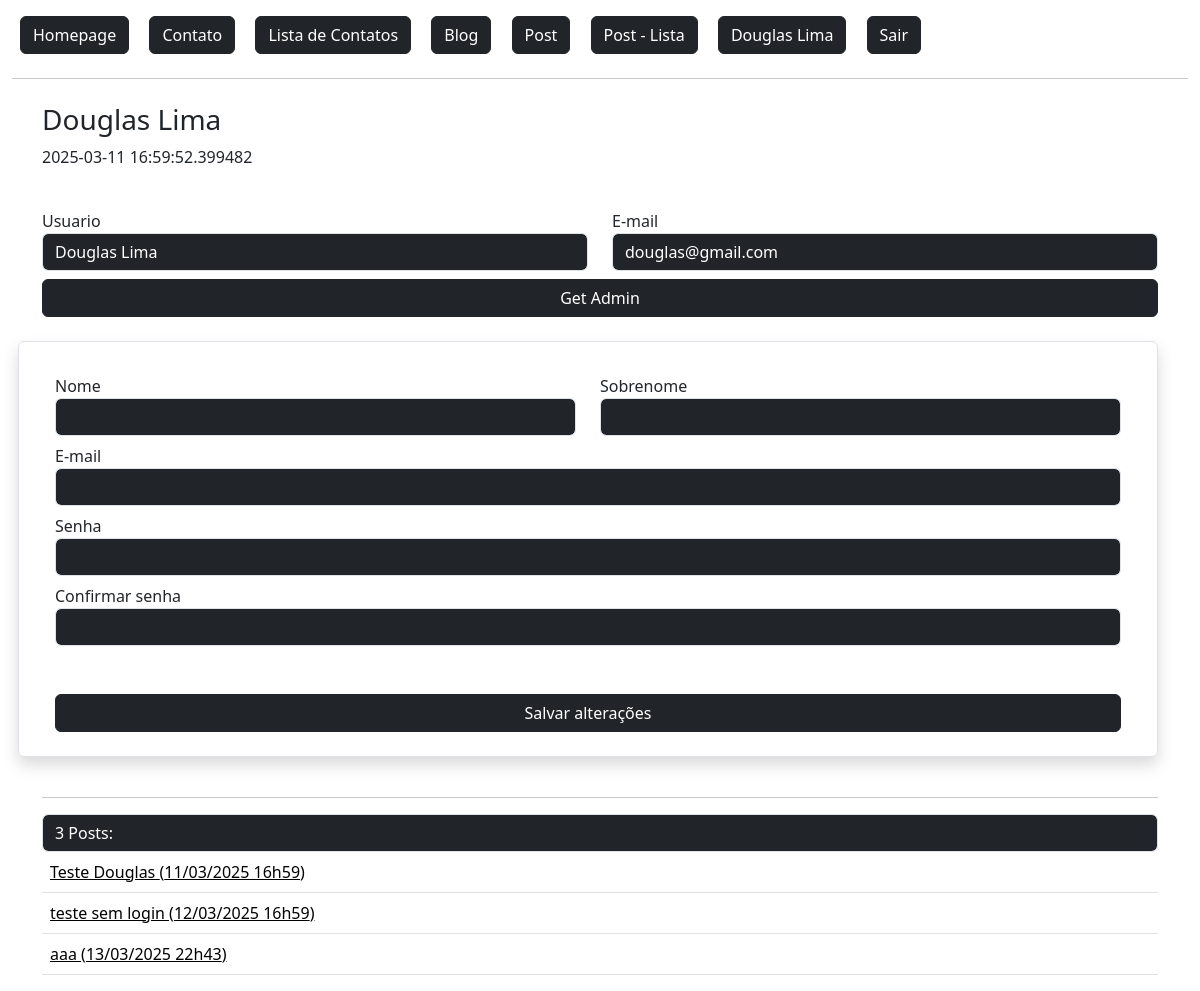
Screenshot of /dashboard/ (signed in) with the database file from the repository.
### flaskLearn/models.py (models this page shows, shortened)
class User(db.Model, UserMixin):
    id = db.Column(db.Integer, primary_key=True)
    admin = db.Column(db.Boolean, default=False)
    nome = db.Column(db.String, nullable=True)
    sobrenome = db.Column(db.String, nullable=True)
    email = db.Column(db.String, nullable=True)
    senha = db.Column(db.String, nullable=True)
    data_cadastro = db.Column(db.DateTime, default=datetime.now())
    posts = db.relationship('Post', backref='user', lazy=True) #É a tabela referenciada. (um usuario pode ter varios posts)
    post_comentarios = db.relationship('PostComentarios', backref='user', lazy=True) #É a tabela referenciada. (um usuario pode ter varios posts)

class Post(db.Model):
    id = db.Column(db.Integer, primary_key=True)
    data_criacao = db.Column(db.DateTime, default=datetime.now())
    titulo = db.Column(db.String, nullable=True)
    mensagem = db.Column(db.String, nullable=True)
    user_id = db.Column(db.Integer, db.ForeignKey('user.id'), nullable=True) #Tabela que referencia a tabela usuário
    comentarios = db.relationship('PostComentarios', backref='post', lazy=True) #É a tabela referenciada. (um usuario pode ter varios posts)
    def data_resumo(self):
        data = str(self.data_criacao)[:16].replace(":", "h")
        data = data.replace("-", "/")
        dataOrdem = data[8:10] + "/" + data[5:8] + data[:4] + data[10:]
        return dataOrdem

### flaskLearn/routes.py (the view)
@app.route('/dashboard/', methods=['GET', 'POST'])
@login_required                 # Exige login do usuário.
def dashboard():
    lenPosts = len(current_user.posts)
    obj = User.query.get(current_user.id)
    form = AlterUserForm()
    admform = AdminForm()
    context = {
        'lenPosts': lenPosts
    }
    if form.validate_on_submit():
        form.save()
        return redirect(url_for('dashboard'))
    if admform.validate_on_submit():
        admform.save()
        return redirect(url_for('dashboard'))
    return render_template('login/dashboard.html', obj=obj, context=context, form=form, admform=admform)

### flaskLearn/forms.py (shortened to what this page needs)
class AlterUserForm(FlaskForm):
    nome = StringField('Nome')
    sobrenome = StringField('Sobrenome')
    email = StringField('E-mail', validators=[Email()])
    senha = PasswordField('Senha')
    confirmacao_senha = PasswordField('Confirmar senha', validators=[EqualTo('senha')])
    btnSubmit = SubmitField('Salvar alterações')

class AdminForm(FlaskForm):
    btnSubmit = SubmitField('Get Admin')

### flaskLearn/models.py (called while the page is built)
@login_manager.user_loader # Retorna sessao do usuario no controle de login
def load_user(user_id):
    return User.query.get(user_id)

### flaskLearn/templates/login/dashboard.html (shortened to what this page needs)
{% extends 'baseTemplate/base.html' %}
{% block content %}
{% include 'baseTemplate/nav.html' %}
<div class="container mt-4">
    <div class="row">
        <h3>{{ obj.nome }} {{ obj.sobrenome }}</h3>
        <p>{{ obj.data_cadastro }}</p>
        <div class="col-md-6 mt-4">
            Usuario
            <input type="text" value="{{ obj.nome }} {{ obj.sobrenome }}" class="form-control bg-dark text-white" readonly>
        </div>
        <div class="col-md-6 mt-4">
            E-mail
            <input type="text" value="{{ obj.email }}" class="form-control bg-dark text-white" readonly>
        </div>
        <form action="" method="post">
            {{ admform.btnSubmit(class="btn btn-dark mt-2 col-12") }}
        </form>
        <form action="" method="post" class="row mt-4 p-4 rounded border shadow">
            <div class="col-md-6 mt-2">
                {{ form.nome.label() }}
                {{ form.nome(class="form-control col-6 bg-dark text-white") }}
            </div>
            <div class="col-md-6 mt-2">
                {{ form.sobrenome.label() }}
                {{ form.sobrenome(class="form-control col-6 bg-dark text-white")}}
            </div>
            <div class="col-12 mt-2">
                {{ form.email.label() }}
                {{ form.email(class="form-control col-12 bg-dark text-white")}}
            </div>
            <div class="col-12 mt-2">
                {{ form.senha.label() }}
                {{ form.senha(class="form-control col-12 bg-dark text-white")}}
            </div>
            <div class="col-12 mt-2">
                {{ form.confirmacao_senha.label() }}
                {{ form.confirmacao_senha(class="form-control col-12 bg-dark text-white")}}
            </div>
            <div class="col-12 mt-4">
                {{ form.btnSubmit(class="btn btn-dark mt-4 col-12")}}
            </div>
        </form>
        <div class="col-12 mt-4">
            <hr>
            <input type="text" value="{{ context.lenPosts }} Posts:" class="form-control bg-dark text-white" readonly></input>
            <table class="table">
                <tbody>
                    {% for post in range(context.lenPosts) %}
                        <tr>
                            <td>
                                <a href="{{ url_for('postDetail', id=current_user.posts[post].id) }}" class="text-black text-decoration-black">
                                    {{ current_user.posts[post].titulo }}  ({{ current_user.posts[post].data_resumo() }})
                                </a>
                            </td>
                        </tr>
                    {% endfor %}
                </tbody>
            </table>
        </div>
    </div>
</div>
{% endblock %}

### flaskLearn/templates/baseTemplate/nav.html
<a href="{{url_for('homepage')}}" class="btn btn-dark m-2">
    Homepage
</a>
<a href="{{url_for('contato')}}" class="btn btn-dark m-2">
    Contato
</a>
<a href="{{url_for('contatoLista')}}" class="btn btn-dark m-2">
    Lista de Contatos
</a>
<a href="{{url_for('editorBlog')}}" class="btn btn-dark m-2">
    Blog
</a>
<a href="{{url_for('postNovo')}}" class="btn btn-dark m-2">
    Post
</a>
<a href="{{url_for('postLista')}}" class="btn btn-dark m-2">
    Post - Lista
</a>
{% if current_user.is_authenticated %}
    <a href="{{ url_for('dashboard') }}" class="btn btn-dark m-2">
        {{ current_user.nome }} {{ current_user.sobrenome }}
    </a>
    <a href="{{ url_for('logout') }}" class="btn btn-dark m-2">
        Sair
    </a>
{% else %}
    <a href="{{url_for('login')}}" class="btn btn-dark m-2">
        Login
    </a>
{% endif %}
<hr>

### rows the page displays
User: nome "Douglas", sobrenome "Lima", data_cadastro "2025-03-11 16:59:52.399482", nome "Douglas Lima", email "douglas@gmail.com"
Post: titulo "Teste Douglas", data_criacao "11/03/2025 16h59"
Post: titulo "teste sem login", data_criacao "12/03/2025 16h59"
Post: titulo "aaa", data_criacao "13/03/2025 22h43"
